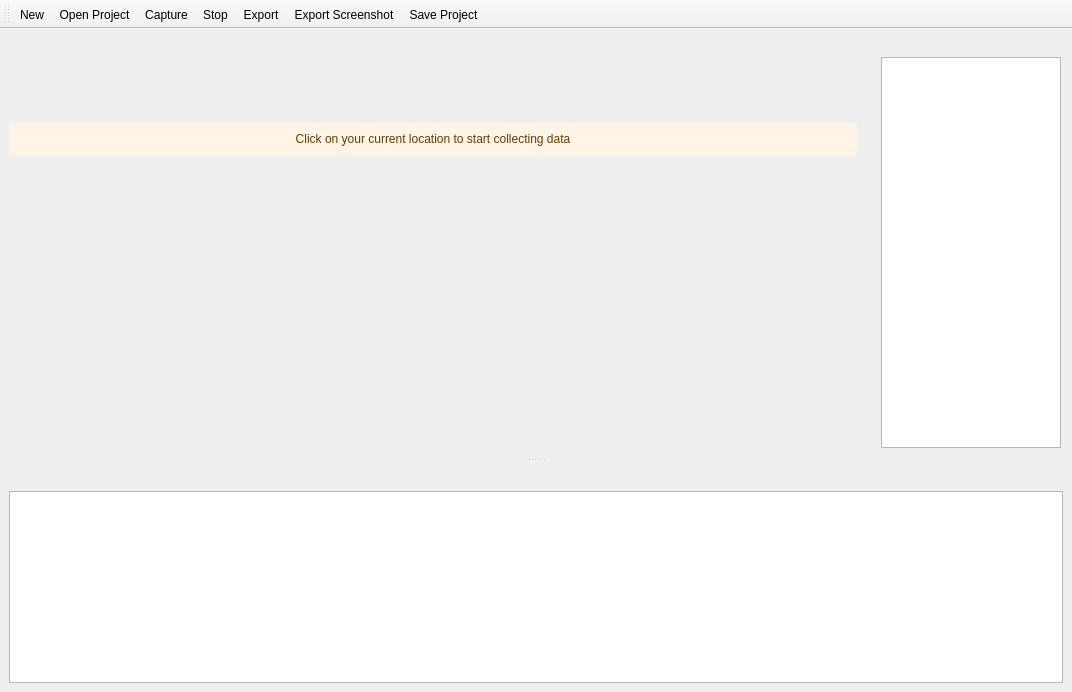
<?xml version="1.0" encoding="UTF-8"?>
<ui version="4.0">
 <class>MainWindow</class>
 <widget class="QMainWindow" name="MainWindow">
  <property name="geometry">
   <rect>
    <x>0</x>
    <y>0</y>
    <width>1072</width>
    <height>692</height>
   </rect>
  </property>
  <property name="windowTitle">
   <string>WiFi Heatmap Tool</string>
  </property>
  <widget class="QWidget" name="centralwidget">
   <layout class="QVBoxLayout" name="verticalLayout">
    <item alignment="Qt::AlignVCenter">
     <widget class="QFrame" name="bannerFrame">
      <property name="enabled">
       <bool>false</bool>
      </property>
      <property name="minimumSize">
       <size>
        <width>0</width>
        <height>28</height>
       </size>
      </property>
      <property name="styleSheet">
       <string notr="true">color: rgb(102, 60, 0);
background-color: rgb(255, 244, 229);
font: 8pt &quot;Roboto, Helvetica, Arial, sans-serif&quot;;</string>
      </property>
      <property name="frameShape">
       <enum>QFrame::NoFrame</enum>
      </property>
      <property name="frameShadow">
       <enum>QFrame::Raised</enum>
      </property>
      <layout class="QVBoxLayout" name="verticalLayout_3">
       <item>
        <widget class="QLabel" name="bannerLabel">
         <property name="text">
          <string>Click on your current location to start collecting data</string>
         </property>
         <property name="alignment">
          <set>Qt::AlignCenter</set>
         </property>
        </widget>
       </item>
      </layout>
     </widget>
    </item>
    <item>
     <widget class="PlotWidget" name="graphWidget" native="true"/>
    </item>
   </layout>
  </widget>
  <widget class="QToolBar" name="toolBar">
   <property name="windowTitle">
    <string>toolBar</string>
   </property>
   <attribute name="toolBarArea">
    <enum>TopToolBarArea</enum>
   </attribute>
   <attribute name="toolBarBreak">
    <bool>false</bool>
   </attribute>
   <addaction name="actionNew"/>
   <addaction name="actionOpenProject"/>
   <addaction name="actionCapture"/>
   <addaction name="actionStop"/>
   <addaction name="actionExport"/>
   <addaction name="actionExportScreenshot"/>
   <addaction name="actionSaveProject"/>
  </widget>
  <widget class="QDockWidget" name="dockWidgetSSID">
   <property name="minimumSize">
    <size>
     <width>200</width>
     <height>120</height>
    </size>
   </property>
   <property name="maximumSize">
    <size>
     <width>200</width>
     <height>658</height>
    </size>
   </property>
   <property name="layoutDirection">
    <enum>Qt::LeftToRight</enum>
   </property>
   <property name="features">
    <set>QDockWidget::NoDockWidgetFeatures</set>
   </property>
   <attribute name="dockWidgetArea">
    <number>2</number>
   </attribute>
   <widget class="QWidget" name="dockWidgetContents">
    <property name="minimumSize">
     <size>
      <width>200</width>
      <height>0</height>
     </size>
    </property>
    <property name="maximumSize">
     <size>
      <width>80</width>
      <height>636</height>
     </size>
    </property>
    <layout class="QVBoxLayout" name="verticalLayout_2">
     <item>
      <widget class="QListWidget" name="listSSID">
       <property name="minimumSize">
        <size>
         <width>180</width>
         <height>0</height>
        </size>
       </property>
       <property name="maximumSize">
        <size>
         <width>62</width>
         <height>618</height>
        </size>
       </property>
       <property name="selectionMode">
        <enum>QAbstractItemView::MultiSelection</enum>
       </property>
      </widget>
     </item>
    </layout>
   </widget>
  </widget>
  <widget class="QDockWidget" name="dockWidgetInfo">
   <property name="features">
    <set>QDockWidget::NoDockWidgetFeatures</set>
   </property>
   <attribute name="dockWidgetArea">
    <number>8</number>
   </attribute>
   <widget class="QWidget" name="dockWidgetContents_2">
    <layout class="QVBoxLayout" name="verticalLayout_4">
     <item>
      <widget class="QTableWidget" name="tableWidget"/>
     </item>
    </layout>
   </widget>
  </widget>
  <action name="actionNew">
   <property name="icon">
    <iconset resource="resources.qrc">
     <normaloff>:/icons/icons/new_1.svg</normaloff>:/icons/icons/new_1.svg</iconset>
   </property>
   <property name="text">
    <string>New</string>
   </property>
   <property name="toolTip">
    <string>New project (Ctrl+N)</string>
   </property>
   <property name="shortcut">
    <string>Ctrl+N</string>
   </property>
  </action>
  <action name="actionCapture">
   <property name="icon">
    <iconset resource="resources.qrc">
     <normaloff>:/icons/icons/capture_1.svg</normaloff>:/icons/icons/capture_1.svg</iconset>
   </property>
   <property name="text">
    <string>Capture</string>
   </property>
   <property name="toolTip">
    <string>Start capturing samples (Ctrl+C)</string>
   </property>
   <property name="shortcut">
    <string>Ctrl+C</string>
   </property>
  </action>
  <action name="actionStop">
   <property name="icon">
    <iconset resource="resources.qrc">
     <normaloff>:/icons/icons/stop_1.svg</normaloff>:/icons/icons/stop_1.svg</iconset>
   </property>
   <property name="text">
    <string>Stop</string>
   </property>
   <property name="toolTip">
    <string>Stop capturing samples (Ctrl+S)</string>
   </property>
   <property name="shortcut">
    <string>Ctrl+S</string>
   </property>
  </action>
  <action name="actionExport">
   <property name="icon">
    <iconset resource="resources.qrc">
     <normaloff>:/icons/icons/export-csv_1.svg</normaloff>:/icons/icons/export-csv_1.svg</iconset>
   </property>
   <property name="text">
    <string>Export</string>
   </property>
   <property name="toolTip">
    <string>Export to csv (Ctrl+E)</string>
   </property>
   <property name="shortcut">
    <string>Ctrl+E</string>
   </property>
  </action>
  <action name="actionExportScreenshot">
   <property name="icon">
    <iconset resource="resources.qrc">
     <normaloff>:/icons/icons/export_screenshot_1.svg</normaloff>:/icons/icons/export_screenshot_1.svg</iconset>
   </property>
   <property name="text">
    <string>Export Screenshot</string>
   </property>
   <property name="toolTip">
    <string>Save screenshot (Ctrl+Shift+S)</string>
   </property>
   <property name="shortcut">
    <string>Ctrl+Shift+S</string>
   </property>
  </action>
  <action name="actionSaveProject">
   <property name="icon">
    <iconset resource="resources.qrc">
     <normaloff>:/icons/icons/save_project.svg</normaloff>:/icons/icons/save_project.svg</iconset>
   </property>
   <property name="text">
    <string>Save Project</string>
   </property>
   <property name="toolTip">
    <string>Save Project (Ctrl+P)</string>
   </property>
   <property name="shortcut">
    <string>Ctrl+P</string>
   </property>
  </action>
  <action name="actionOpenProject">
   <property name="icon">
    <iconset resource="resources.qrc">
     <normaloff>:/icons/icons/open-project.svg</normaloff>:/icons/icons/open-project.svg</iconset>
   </property>
   <property name="text">
    <string>Open Project</string>
   </property>
   <property name="toolTip">
    <string>Open project (Ctrl+O)</string>
   </property>
   <property name="shortcut">
    <string>Ctrl+O</string>
   </property>
  </action>
 </widget>
 <customwidgets>
  <customwidget>
   <class>PlotWidget</class>
   <extends>QWidget</extends>
   <header>pyqtgraph</header>
   <container>1</container>
  </customwidget>
 </customwidgets>
 <resources>
  <include location="resources.qrc"/>
 </resources>
 <connections/>
</ui>
